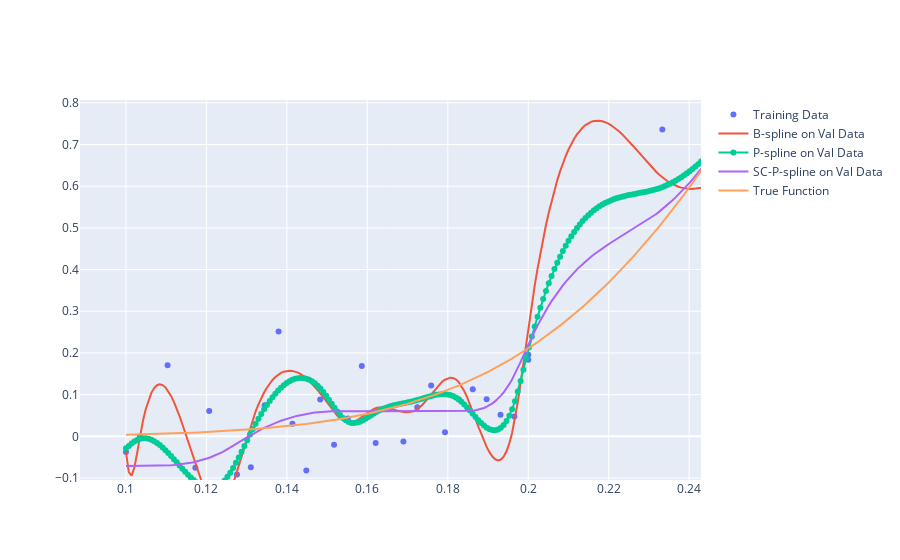

Notebook code cell kept with this figure:
### Code cell
fig = go.Figure()
print("Knot type: ", knot_type)
fig.add_trace(go.Scatter(x=x, y=y, mode="markers", name="Training Data"))
fig.add_trace(go.Scatter(x=xplot, y=Bspline_plot, mode="lines", name="B-spline on Val Data"))
fig.add_trace(go.Scatter(x=xplot, y=Pspline_plot, mode="lines+markers", name="P-spline on Val Data"))
fig.add_trace(go.Scatter(x=xplot, y=SCPspline_plot, mode="lines", name="SC-P-spline on Val Data"))
fig.add_trace(go.Scatter(x=xplot, y=yplot, mode="lines", name="True Function"))
fig.update_yaxes(range=[-2, 4])

### Figure 1 — Plotly figure (JSON) as saved in the notebook; plotly's stock layout.template omitted (floating-point values rounded to 4 significant figures; data arrays with more than 128 entries replaced by an {"elided": "..."} marker saying what was removed)
{"data": [{"mode": "markers", "name": "Training Data", "type": "scatter", "x": [0.1, 0.1034, 0.1069, 0.1103, 0.1138, 0.1172, 0.1207, 0.1241, 0.1276, 0.131, 0.1345, 0.1379, 0.1414, 0.1448, 0.1483, 0.1517, 0.1552, 0.1586, 0.1621, 0.1655, 0.169, 0.1724, 0.1759, 0.1793, 0.1828, 0.1862, 0.1897, 0.1931, 0.1966, 0.2, 0.2, 0.2333, 0.2667, 0.3, 0.3333, 0.3667, 0.4, 0.4333, 0.4667, 0.5, 0.5, 0.5103, 0.5207, 0.531, 0.5414, 0.5517, 0.5621, 0.5724, 0.5828, 0.5931, 0.6034, 0.6138, 0.6241, 0.6345, 0.6448, 0.6552, 0.6655, 0.6759, 0.6862, 0.6966, 0.7069, 0.7172, 0.7276, 0.7379, 0.7483, 0.7586, 0.769, 0.7793, 0.7897, 0.8], "y": [-0.03781, -0.001045, -0.2082, 0.1704, -0.1718, -0.0753, 0.0607, -0.1124, -0.09158, -0.07435, 0.07437, 0.2515, 0.02991, -0.08209, 0.08809, -0.02038, 0.04302, 0.1688, -0.01628, 0.06742, -0.01235, 0.06975, 0.1221, 0.009693, 0.08811, 0.1131, 0.08915, 0.05183, 0.04773, 0.1954, 0.1839, 0.7359, 0.7552, 1.569, 1.982, 2.081, 1.608, 0.9143, 0.5128, 0.265, 0.1794, 0.23, -0.07824, 0.2486, 0.1981, 0.0006122, 0.08341, 0.01901, -0.07404, 0.0142, 0.1033, -0.03621, -0.03648, -0.006836, 0.04369, 0.128, -0.06337, 0.05089, 0.02164, -0.1858, -0.04193, -0.01323, -0.003956, 0.0326, -0.204, 0.004626, -0.06777, -0.1439, 0.05243, 0.07353]}, {"mode": "lines", "name": "B-spline on Val Data", "type": "scatter", "x": {"elided": "1000 float values"}, "y": {"elided": "1000 float values"}}, {"mode": "lines+markers", "name": "P-spline on Val Data", "type": "scatter", "x": {"elided": "1000 float values"}, "y": {"elided": "1000 float values"}}, {"mode": "lines", "name": "SC-P-spline on Val Data", "type": "scatter", "x": {"elided": "1000 float values"}, "y": {"elided": "1000 float values"}}, {"mode": "lines", "name": "True Function", "type": "scatter", "x": {"elided": "1000 float values"}, "y": {"elided": "1000 float values"}}], "layout": {"autosize": true, "xaxis": {"autorange": false, "range": [0.08857, 0.2429], "type": "linear"}, "yaxis": {"autorange": false, "range": [-0.1047, 0.8067], "type": "linear"}}}
